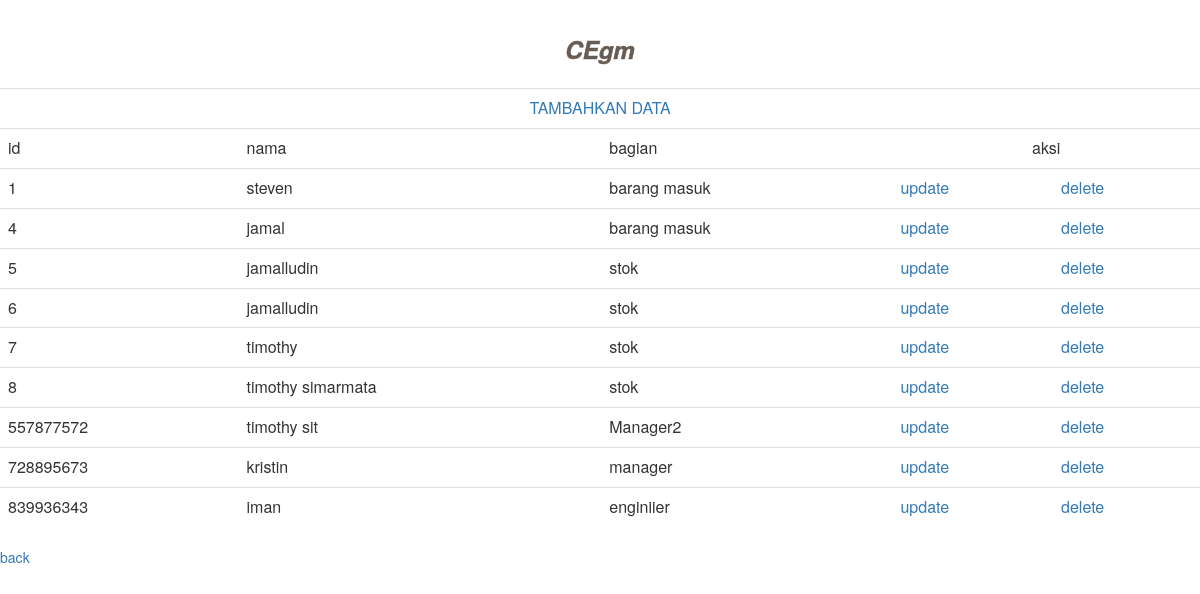
The app's page /analisis.php with its own data.
### tables this page shows
CREATE TABLE `analisis` (
  `id` int(11) NOT NULL,
  `nama` varchar(50) DEFAULT NULL,
  `bagian` varchar(50) DEFAULT NULL
);

### analisis.php (the view, shortened to what this page needs)
<html>
    <link rel="stylesheet" href="https://maxcdn.bootstrapcdn.com/bootstrap/3.4.1/css/bootstrap.min.css">
</head>
<body>
<div>
  <h3>CEgm</h3>
</div>
    <table  border="0" class="table table-hover table-responsive">
        <tr>
        <td colspan="9." align="center"><a href="tambah_analisis.php">TAMBAHKAN DATA </a></td></tr>
        <td>id</TD>
        <td>nama</td>
        <td>bagian</td>
        <td colspan="2" align="center">aksi</td>
        <?php
        include "koneksi.php";
        $data = mysqli_query($koneksi,"SELECT * FROM analisis");
        while ($d = mysqli_fetch_array($data)){
        ?>
        <tr>
        <td><?php echo $d['id'];?></TD>
        <td><?php echo $d['nama'];?></TD>
        <td><?php echo $d['bagian'];?></TD>
        <td><a href="upd_analisis.php?update=<?php echo $d['id'];?>">update</td></a>
        <td><a href="delete_analisis.php?delete=<?php echo $d['id'];?>">delete</td></a>
        <?php
       } ?>
    </table>
    <a href="dashboard.php">back</a>
</html>

### analisis.php (style rules this page uses)
* { box-sizing: border-box; }
body { margin: 0; background-color: white ; }
h3 { padding:16px; text-align: center; color: #665c53; font-style: italic ; font-weight : bold; -webkit-text-stroke-width: 0.5px; -webkit-text-stroke-color: #665c53; }

### records on screen
analisis: id "1", nama "steven", bagian "barang masuk"
analisis: id "4", nama "jamal", bagian "barang masuk"
analisis: id "5", nama "jamalludin", bagian "stok"
analisis: id "6", nama "jamalludin", bagian "stok"
analisis: id "7", nama "timothy", bagian "stok"
analisis: id "8", nama "timothy simarmata", bagian "stok"
analisis: id "557877572", nama "timothy sit", bagian "Manager2"
analisis: id "728895673", nama "kristin", bagian "manager"
analisis: id "839936343", nama "iman", bagian "enginiier"
